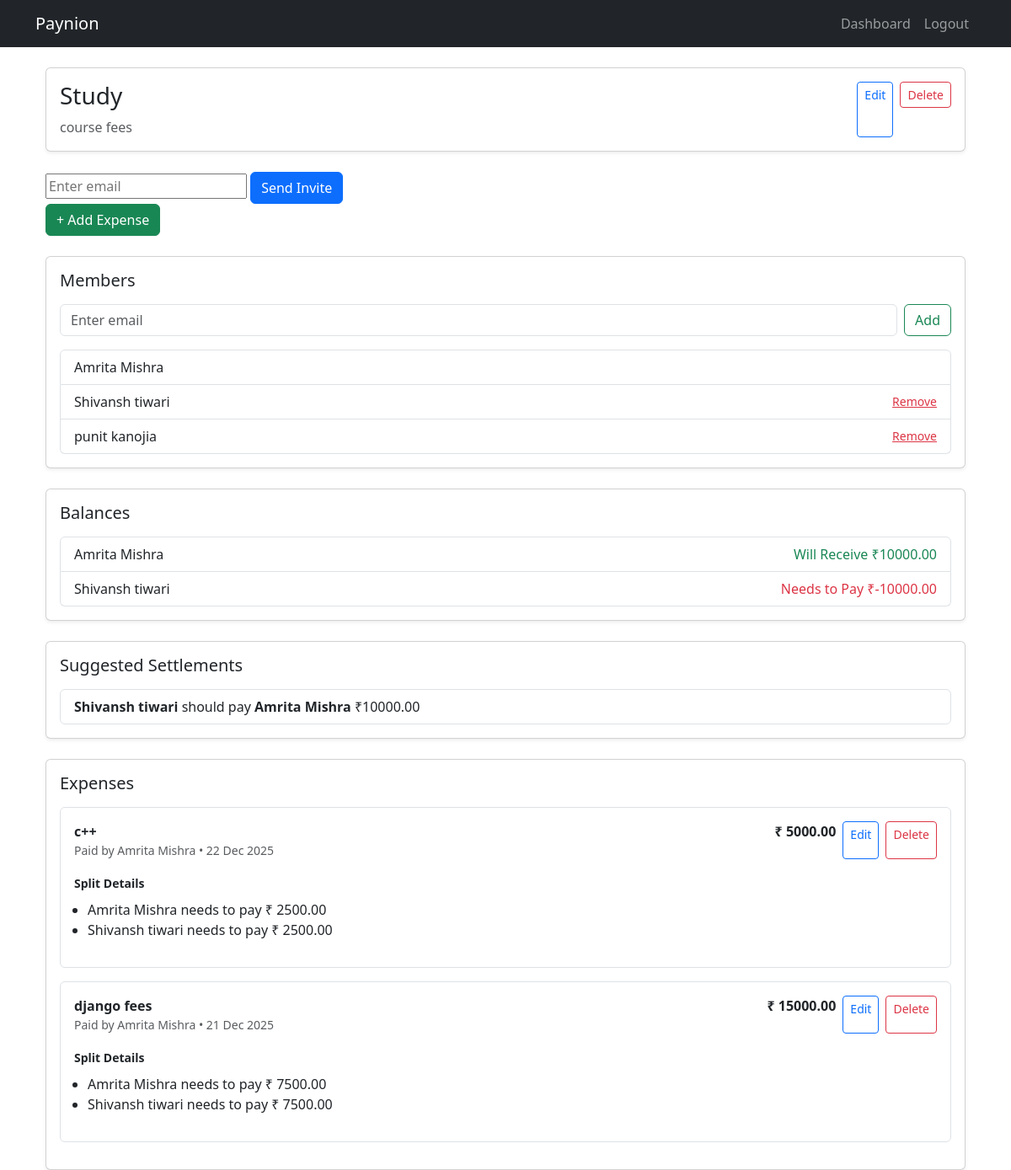
/groups/detail/3/ (signed in), run on an earlier commit of the app's database.
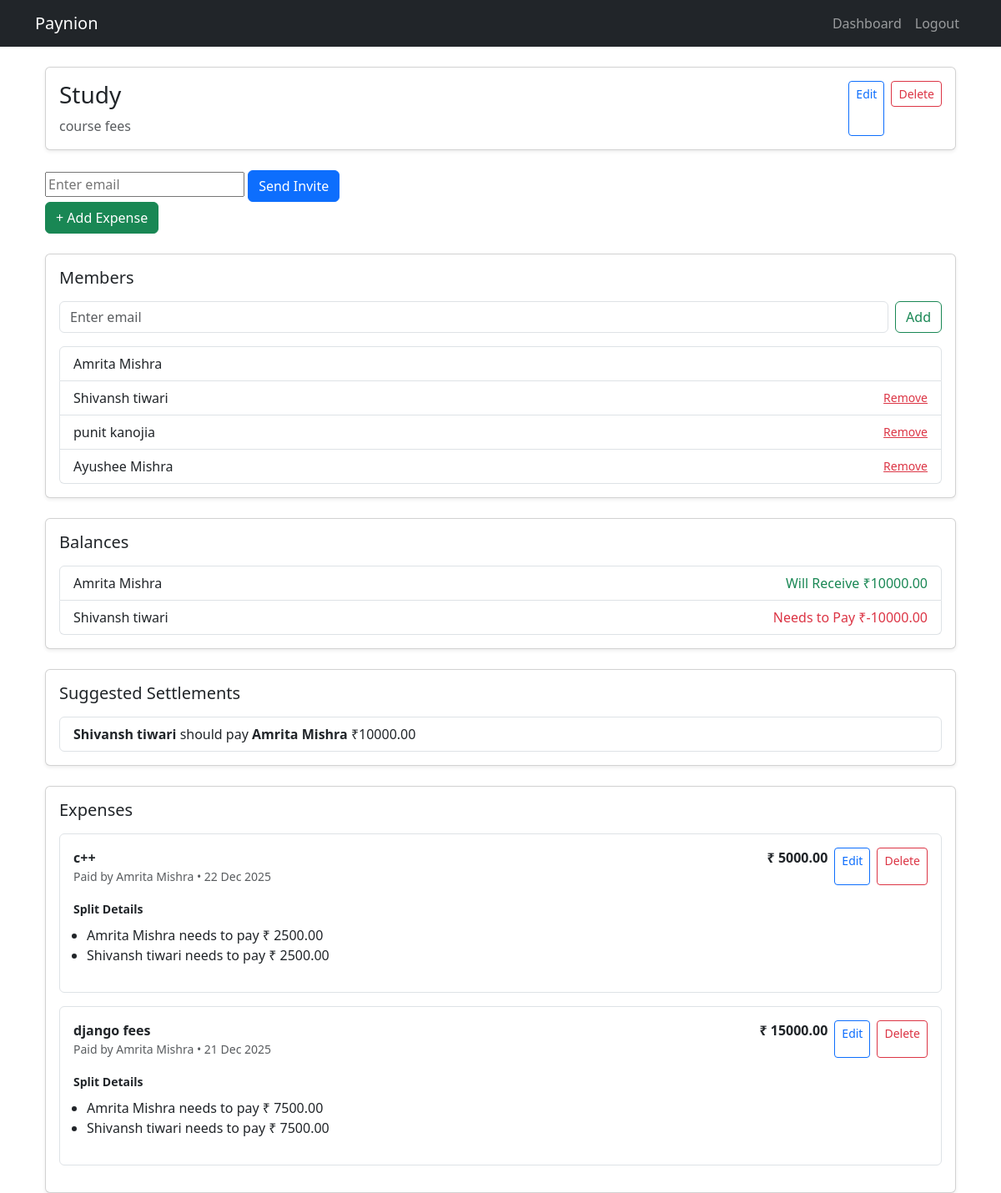
And on a later commit of the database.
### groups/models.py (models this page shows, shortened)
class Group(models.Model):
    title = models.CharField(max_length=255, null=True, blank=True)
    description = models.TextField(blank=True, null=True)
    members = models.ManyToManyField(User, related_name="group_members")
    created_by = models.ForeignKey(User, on_delete=models.CASCADE, related_name="created_groups")
    created_at = models.DateTimeField(auto_now_add=True)

### accounts/models.py (models this page shows, shortened)
class CustomUser(AbstractUser):
    email = models.EmailField(unique=True)
    full_name = models.CharField(max_length=255)
    phone = models.CharField(max_length=10, blank=True, null=True)
    profile_image = models.ImageField(upload_to=user_profile_path, default='default_profile.jpg',blank=True,null=True)
    bio = models.CharField(max_length=255, blank=True, null=True)
    USERNAME_FIELD = 'email'
    REQUIRED_FIELDS = ['username', 'full_name']   # keep username but don't use for login

### expenses/models.py (models this page shows, shortened)
class Expense(models.Model):
    SPLIT_TYPES = [
        ("equal", "Equal"),
        ("percentage", "Percentage"),
        ("custom", "Custom"),
    ]
    group = models.ForeignKey(Group, on_delete=models.CASCADE, related_name="expenses")
    amount = models.DecimalField(max_digits=10, decimal_places=2)
    description = models.CharField(max_length=255)
    paid_by = models.ForeignKey(User, on_delete=models.CASCADE, related_name="paid_expenses")
    split_type = models.CharField(max_length=20, choices=SPLIT_TYPES, default="equal")
    created_at = models.DateTimeField(auto_now_add=True)
    class Meta:
        ordering = ["-created_at"]   # 🔥 newest expense first

class ExpenseSplit(models.Model):
    expense = models.ForeignKey(Expense, on_delete=models.CASCADE, related_name="splits")
    user = models.ForeignKey(User, on_delete=models.CASCADE, related_name="expense_splits")
    amount = models.DecimalField(max_digits=10, decimal_places=2)

### groups/views.py (the view)
# urls.py: path("detail/<int:group_id>/", views.group_detail, name="group_detail"),
@login_required
def group_detail(request, group_id):
    group = get_object_or_404(Group, id=group_id)
    expenses = group.expenses.all().order_by("-created_at")
    balances = calculate_group_balances(group)
    settlements = calculate_settlements(balances)
    is_admin = request.user == group.created_by
    return render(request, "groups/group_detail.html", {
        "group": group,
        "expenses": expenses,
        "balances": balances,
        "settlements": settlements,
        "is_admin": is_admin,
    })

### expenses/utils.py (called while the page is built)
def calculate_group_balances(group):
    balances = defaultdict(float)
    for expense in group.expenses.all():
        balances[expense.paid_by] += float(expense.amount)
        for split in expense.splits.all():
            balances[split.user] -= float(split.amount)
    return dict(balances)

def calculate_settlements(balances):
    creditors = []
    debtors = []
    for user, amount in balances.items():
        if amount > 0:
            creditors.append([user, amount])
        elif amount < 0:
            debtors.append([user, -amount])  # store positive debt
    settlements = []
    i = j = 0
    while i < len(debtors) and j < len(creditors):
        debtor, debt = debtors[i]
        creditor, credit = creditors[j]
        settled_amount = min(debt, credit)
        settlements.append({
            "from": debtor,
            "to": creditor,
            "amount": settled_amount
        })
        debtors[i][1] -= settled_amount
        creditors[j][1] -= settled_amount
        if debtors[i][1] == 0:
            i += 1
        if creditors[j][1] == 0:
            j += 1
    return settlements

### groups/templates/groups/group_detail.html (shortened to what this page needs)
{% extends "base.html" %}
{% block content %}
<div class="container mt-4">
  <div class="card shadow-sm mb-4">
    <div class="card-body d-flex justify-content-between">
      <div>
        <h3>{{ group.title }}</h3>
        <p class="text-muted mb-0">{{ group.description }}</p>
      </div>
      {% if request.user == group.created_by %}
      <div class="d-flex gap-2">
        <a href="{% url 'groups:edit_group' group.id %}" class="btn btn-sm btn-outline-primary">Edit</a>
        <form method="POST" action="{% url 'groups:delete_group' group.id %}">
          <button class="btn btn-sm btn-outline-danger">Delete</button>
        </form>
      </div>
      {% endif %}
    </div>
  </div>
  {% if request.user == group.created_by %}
  <form method="post" action="{% url 'groups:send_invite' group.id %}">
      <input type="email" name="email" placeholder="Enter email" required>
      <button class="btn btn-primary">Send Invite</button>
  </form>
  {% endif %}
  <div class="mb-4">
    <a href="{% url 'add_expense' group.id %}" class="btn btn-success">
      + Add Expense
    </a>
  </div>
  <div class="card shadow-sm mb-4">
    <div class="card-body">
      <h5 class="mb-3">Members</h5>
      {% if request.user == group.created_by %}
      <form method="POST" action="{% url 'groups:add_member' group.id %}" class="d-flex gap-2 mb-3">
        <input type="email" name="email" class="form-control" placeholder="Enter email" required>
        <button class="btn btn-outline-success">Add</button>
      </form>
      {% endif %}
      <ul class="list-group">
        {% for member in group.members.all %}
        <li class="list-group-item d-flex justify-content-between align-items-center">
          {{ member.full_name }}
          {% if request.user == group.created_by and member != request.user %}
          <a href="{% url 'groups:remove_member' group.id member.id %}"
             class="text-danger small"
             onclick="return confirm('Remove this member?');">
            Remove
          </a>
          {% endif %}
        </li>
        {% endfor %}
      </ul>
    </div>
  </div>
    <div class="card shadow-sm mb-4">
      <div class="card-body">
        <h5 class="mb-3">Balances</h5>
        <ul class="list-group">
          {% for user, balance in balances.items %}
            <li class="list-group-item d-flex justify-content-between">
              <span>{{ user.full_name }}</span>
              {% if balance > 0 %}
                <span class="text-success">Will Receive ₹{{ balance|floatformat:2 }}</span>
              {% elif balance < 0 %}
                <span class="text-danger">Needs to Pay ₹{{ balance|floatformat:2 }}</span>
              {% else %}
                <span class="text-muted">No Dues</span>
              {% endif %}
            </li>
          {% endfor %}
        </ul>
      </div>
    </div>
    <div class="card shadow-sm mb-4">
      <div class="card-body">
        <h5 class="mb-3">Suggested Settlements</h5>
        {% if settlements %}
          <ul class="list-group">
            {% for s in settlements %}
            <li class="list-group-item">
              <strong>{{ s.from.full_name }}</strong>
              should pay
              <strong>{{ s.to.full_name }}</strong>
              ₹{{ s.amount|floatformat:2 }}
            </li>
            {% endfor %}
          </ul>
        {% else %}
          <p class="text-muted">All settled 🎉</p>
        {% endif %}
      </div>
    </div>
  <div class="card shadow-sm">
    <div class="card-body">
      <h5 class="mb-3">Expenses</h5>
      {% for exp in expenses %}
      <div class="border rounded p-3 mb-3">
        <div class="d-flex justify-content-between">
          <div>
            <strong>{{ exp.description }}</strong>
            <div class="text-muted small">
              Paid by {{ exp.paid_by.full_name }} • {{ exp.created_at|date:"d M Y" }}
            </div>
          </div>
          <div class="d-flex gap-2">
            <span class="fw-semibold">₹ {{ exp.amount }}</span>
            <a href="{% url 'edit_expense' exp.id %}" class="btn btn-sm btn-outline-primary">Edit</a>
            <a href="{% url 'delete_expense' exp.id %}"
               class="btn btn-sm btn-outline-danger"
               onclick="return confirm('Delete expense?');">
              Delete
            </a>
          </div>
        </div>
        <div class="mt-3">
          <small class="fw-semibold">Split Details</small>
          <ul class="mt-2 ps-3">
            {% for split in exp.splits.all %}
            <li>{{ split.user.full_name }} needs to pay ₹ {{ split.amount }}</li>
            {% empty %}
            <li class="text-muted">Split not calculated</li>
            {% endfor %}
          </ul>
        </div>
      </div>
      {% empty %}
      <p class="text-muted">No expenses yet.</p>
      {% endfor %}
    </div>
  </div>
</div>
{% endblock %}

### templates/base.html (shortened to what this page needs)
<!DOCTYPE html>
<html lang="en">
<head>
    <link rel="stylesheet"
          href="https://cdn.jsdelivr.net/npm/bootstrap@5.3.2/dist/css/bootstrap.min.css">
</head>
<body>
    <nav class="navbar navbar-expand-lg navbar-dark bg-dark">
      <div class="container">
        <a class="navbar-brand" href="/">Paynion</a>
        <div class="collapse navbar-collapse" id="navbarNav">
          <ul class="navbar-nav ms-auto">
            {% if user.is_authenticated %}
                <li class="nav-item">
                    <a class="nav-link" href="{% url 'accounts:dashboard' %}">Dashboard</a>
                </li>
                <li class="nav-item">
                    <a class="nav-link" href="{% url 'accounts:logout' %}">Logout</a>
                </li>
            {% endif %}
          </ul>
        </div>
      </div>
    </nav>
    <div class="container mt-4">
        {% block content %}
        {% endblock %}
    </div>
</body>
</html>

What changed in the data, as far as the page shows it:
now on this page (row edited): CustomUser: full_name "Ayushee Mishra", shows "Remove", shown under "Members"
